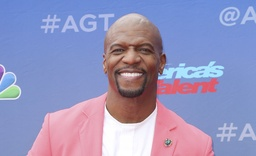
#> input picture tme/tme8/beau_gosse.jpeg, 256 x 156 px, shrunk from 720 x 439 before the run
$ python k-means.py
#> lines starting #> are read from the running program, lines starting #| are printed output that depends on the picture
#!/usr/bin/env python3
# -*- coding: utf-8 -*-
"""
Created on Thu Apr 18 10:52:33 2019

@author: 3775070
"""

import matplotlib.pyplot as plt
import numpy as np
import scipy.spatial.distance
class Kmeans():

    def __init__(self, nombre_cluster,nb_it,eps):
        """
            eps : petit nombre critère de convergence
            nb_it : nombre d'itérations max

        """
        self.nb_cluster = nombre_cluster
        self.eps = eps
        self.nb_it = nb_it
    def calcul_baricentre(self,data):
        for i in range (self.nb_cluster):
            points_cluster = data[self.which_cluster == i]
            if len(points_cluster)!=0:
                self.cluster[i]=np.mean(points_cluster,axis=0)

    def fit(self, data):

        self.cluster =np.array([np.random.randint(0, 256, 3) for i in range(self.nb_cluster)] ) # array de cluster
        self.which_cluster = np.zeros((len(data),))
        for i in range(self.nb_it):
            d = scipy.spatial.distance.cdist(data,self.cluster,metric='euclidean')
            ind_clust = np.argmin(d,axis=1)
            self.which_cluster = ind_clust

            tmp = self.cluster.copy()
            self.calcul_baricentre(data)

            if np.absolute(np.sum(tmp-self.cluster)) < self.eps:
                break

    def predict(self,data):
        """
            À voir s'il y a besoin.
        """
        which_cluster = []


        d = scipy.spatial.distance.cdist(data,self.cluster,metric='euclidean')
        ind_clust = np.argmin(d,axis=1)
        for i in ind_clust:
            which_cluster.append(self.cluster[i])
        return np.array(which_cluster)


if __name__ == '__main__':

    im = plt.imread("beau_gosse.jpeg")[:,:,:3]  # on garde que les 3 premieres composantes, la transparence est inutile
#> im is the input picture: shape (156, 256, 3); mean R, G, B 151.2, 149.3, 189.8
    im_h, im_l ,_ = im.shape
#> im_h = 156; im_l = 256

    pixels = im.reshape((im_h*im_l,3))  #transformation  en  matrice n∗3, n nombre de pixels
    imnew = pixels.reshape((im_h, im_l , 3 ) ) #transformation  inverse
    plt.imshow(im) #affihcer l’image

    k_means = Kmeans(256,200,1)
    k_means.fit(pixels)
    image = k_means.predict(pixels)
#> the loop in predict, `for i in ind_clust:` made 39936 passes
#> i on passes 1 to 3: 156, 156, 156
#> after the loop in predict, `for i in ind_clust:`: which_cluster = 39936 items
    image = image.reshape((im_h,im_l,3))
    plt.imshow(image)
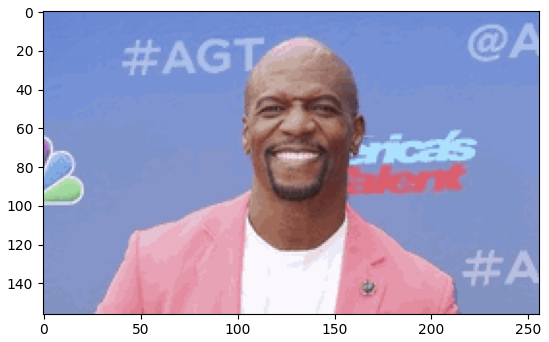
#> figure drawn by matplotlib, 1 panel
